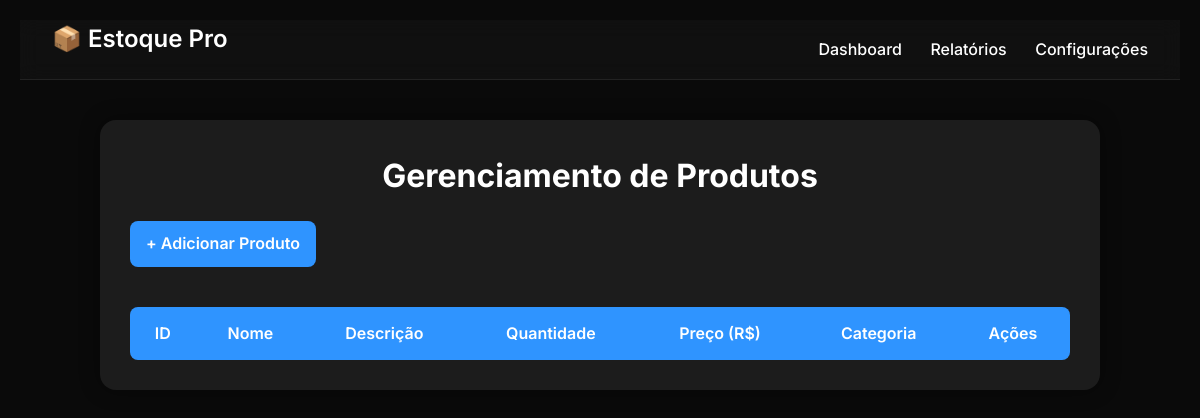
Before: / with the older database file.
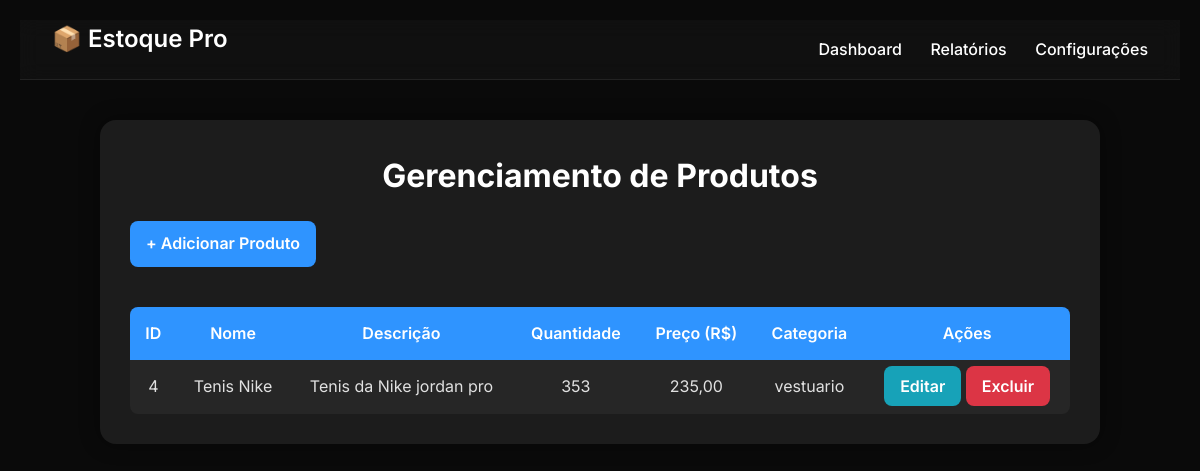
After: the same page with the newer database file.
### tables this page shows
CREATE TABLE produtos (
            id INTEGER PRIMARY KEY AUTOINCREMENT,
            nome TEXT NOT NULL,
            descricao TEXT,
            quantidade INTEGER NOT NULL,
            preco REAL NOT NULL,
            categoria TEXT
        );

### index.php (the view, shortened to what this page needs)
<?php
require_once 'includes/db_connect.php';
?>
<!DOCTYPE html>
<html lang="pt-br">
<head>
    <link rel="stylesheet" href="Assets/css/style.css">
</head>
<body>
    <?php include 'includes/header.php'; ?>
    <div class="container">
        <h1>Gerenciamento de Produtos</h1>
        <a href="#" class="btn" id="openModal">+ Adicionar Produto</a>
        <table>
            <thead>
                <tr>
                    <th>ID</th>
                    <th>Nome</th>
                    <th>Descrição</th>
                    <th>Quantidade</th>
                    <th>Preço (R$)</th>
                    <th>Categoria</th>
                    <th>Ações</th>
                </tr>
            </thead>
            <tbody>
                <?php
                $query = "SELECT * FROM produtos ORDER BY id DESC";
                $result = $db->query($query);
                if ($result instanceof SQLite3Result) {
                    while ($produto = $result->fetchArray(SQLITE3_ASSOC)) {
                        echo "<tr>
                            <td>{$produto['id']}</td>
                            <td>{$produto['nome']}</td>
                            <td>{$produto['descricao']}</td>
                            <td>{$produto['quantidade']}</td>
                            <td>" . number_format($produto['preco'], 2, ',', '.') . "</td>
                            <td>{$produto['categoria']}</td>
                            <td>
                                <a href='#' class='btn-edit openEditModal'
                                    data-id='{$produto['id']}'
                                    data-nome='{$produto['nome']}'
                                    data-descricao='{$produto['descricao']}'
                                    data-quantidade='{$produto['quantidade']}'
                                    data-categoria='{$produto['categoria']}'
                                    data-preco='{$produto['preco']}'
                                >Editar</a>
                                <a href='produtos/excluir.php?id={$produto['id']}' class='btn-delete' onclick='return confirm(\"Tem certeza que deseja excluir?\")'>Excluir</a>
                            </td>
                        </tr>";
                    }
                } else {
                    echo "<tr><td colspan='7'>Erro ao obter os dados: " . $db->lastErrorMsg() . "</td></tr>";
                }
                ?>
            </tbody>
        </table>
    </div>
</body>
</html>

### includes/header.php
<header class="glass-header">
    <h1>📦 Estoque Pro</h1>
    <nav>
        <a href="#">Dashboard</a>
        <a href="#">Relatórios</a>
        <a href="#">Configurações</a>
    </nav>
</header>

### assets/css/style.css (style rules this page uses)
* { box-sizing: border-box; margin: 0; padding: 0; }
body { font-family: 'Inter', sans-serif; background-color: #0a0a0a; color: #e0e0e0; line-height: 1.6; padding: 20px; }
.container { max-width: 1000px; margin: auto; background: #1c1c1c; padding: 30px; border-radius: 16px; box-shadow: 0 0 20px rgba(0, 0, 0, 0.4); }
h1 { text-align: center; margin-bottom: 20px; font-size: 2rem; color: #ffffff; }
a.btn, .btn-edit, .btn-delete, .btn-modal { padding: 10px 16px; text-decoration: none; border-radius: 8px; color: #fff; font-weight: 600; transition: all 0.3s ease; border: none; }
a.btn { background-color: #2f94ff; display: inline-block; margin-bottom: 20px; }
.btn-edit { background-color: #17a2b8; }
.btn-delete { background-color: #dc3545; }
table { width: 100%; border-collapse: collapse; margin-top: 20px; background-color: #262626; border-radius: 8px; overflow: hidden; }
table th, table td { padding: 14px; text-align: center; }
table th { background-color: #2f94ff; color: #fff; font-weight: 600; }
.glass-header { width: 100%; top: 0; left: 0; backdrop-filter: blur(10px); background-color: rgba(20, 20, 20, 0.6); color: white; display: flex; justify-content: space-between; align-items: center; padding: 1rem 2rem; z-index: 1000; border-bottom: 1px solid rgba(255, 255, 255, 0.08); height: 60px; margin-bottom: 40px; }
.glass-header h1 { font-size: 1.5rem; font-weight: 600; }
.glass-header nav a { margin-left: 1.5rem; color: white; text-decoration: none; font-weight: 500; transition: color 0.3s ease; }

Changed rows visible on the page:
added produtos: id "4", nome "Tenis Nike", descricao "Tenis da Nike jordan pro", quantidade "353", preco "235,00", categoria "vestuario"
